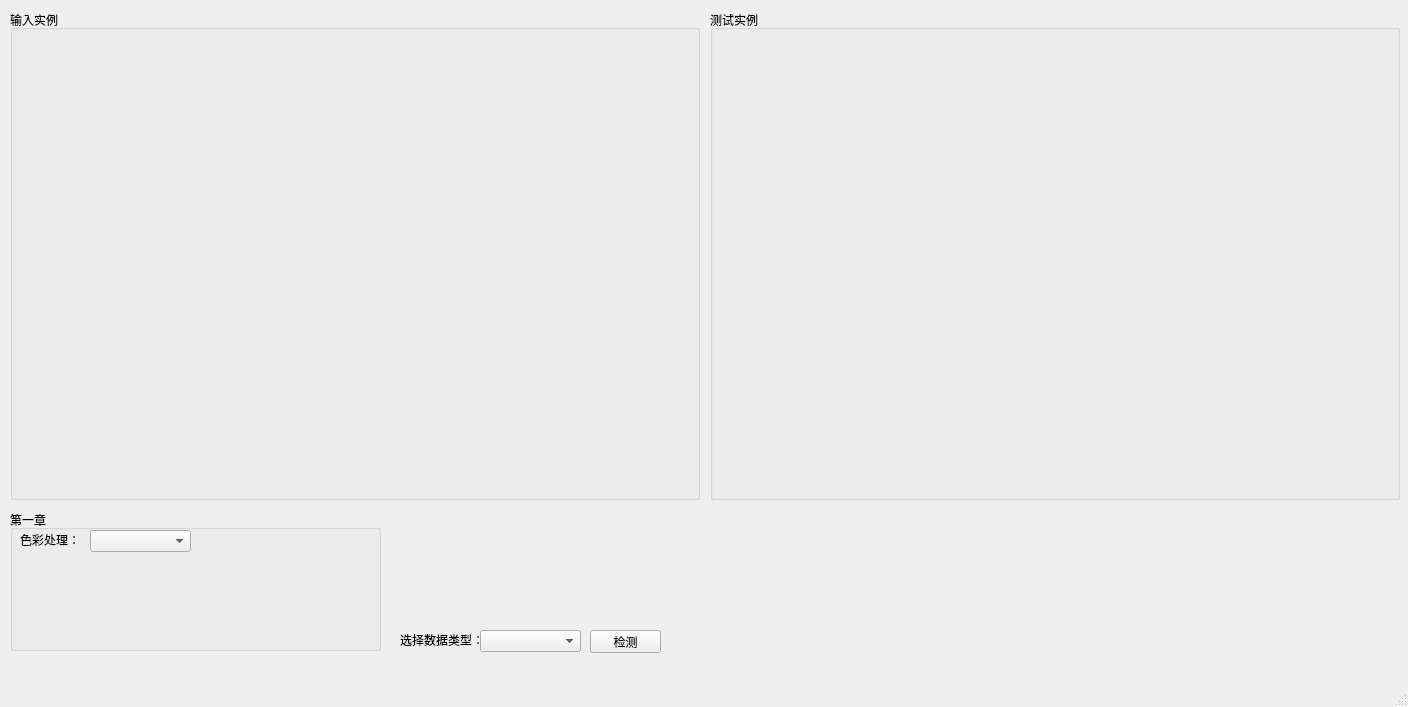
<?xml version="1.0" encoding="UTF-8"?>
<ui version="4.0">
 <class>MainWindow</class>
 <widget class="QMainWindow" name="MainWindow">
  <property name="geometry">
   <rect>
    <x>0</x>
    <y>0</y>
    <width>1408</width>
    <height>707</height>
   </rect>
  </property>
  <property name="windowTitle">
   <string>MainWindow</string>
  </property>
  <widget class="QWidget" name="centralwidget">
   <widget class="QGroupBox" name="groupBox_AftShow">
    <property name="geometry">
     <rect>
      <x>710</x>
      <y>10</y>
      <width>690</width>
      <height>490</height>
     </rect>
    </property>
    <property name="title">
     <string>测试实例</string>
    </property>
    <widget class="QLabel" name="label_AftPicShow">
     <property name="geometry">
      <rect>
       <x>10</x>
       <y>20</y>
       <width>670</width>
       <height>460</height>
      </rect>
     </property>
     <property name="text">
      <string/>
     </property>
    </widget>
   </widget>
   <widget class="QGroupBox" name="groupBox_PreShow">
    <property name="geometry">
     <rect>
      <x>10</x>
      <y>10</y>
      <width>690</width>
      <height>490</height>
     </rect>
    </property>
    <property name="title">
     <string>输入实例</string>
    </property>
    <widget class="QLabel" name="label_PrePicShow">
     <property name="geometry">
      <rect>
       <x>10</x>
       <y>20</y>
       <width>670</width>
       <height>460</height>
      </rect>
     </property>
     <property name="text">
      <string/>
     </property>
     <property name="scaledContents">
      <bool>true</bool>
     </property>
    </widget>
   </widget>
   <widget class="QGroupBox" name="groupBox">
    <property name="geometry">
     <rect>
      <x>10</x>
      <y>510</y>
      <width>371</width>
      <height>141</height>
     </rect>
    </property>
    <property name="title">
     <string>第一章</string>
    </property>
    <widget class="QLabel" name="label_datatype_2">
     <property name="geometry">
      <rect>
       <x>10</x>
       <y>20</y>
       <width>61</width>
       <height>20</height>
      </rect>
     </property>
     <property name="text">
      <string>色彩处理：</string>
     </property>
    </widget>
    <widget class="QComboBox" name="comboBox_ColorDeal">
     <property name="geometry">
      <rect>
       <x>80</x>
       <y>20</y>
       <width>101</width>
       <height>22</height>
      </rect>
     </property>
     <item>
      <property name="text">
       <string/>
      </property>
     </item>
     <item>
      <property name="text">
       <string>反色处理</string>
      </property>
     </item>
     <item>
      <property name="text">
       <string>灰值化</string>
      </property>
     </item>
     <item>
      <property name="text">
       <string>Lab颜色模型</string>
      </property>
     </item>
     <item>
      <property name="text">
       <string>YCrCb颜色模型</string>
      </property>
     </item>
     <item>
      <property name="text">
       <string>HSI颜色模型</string>
      </property>
     </item>
    </widget>
   </widget>
   <widget class="QLabel" name="label_datatype">
    <property name="geometry">
     <rect>
      <x>400</x>
      <y>630</y>
      <width>81</width>
      <height>20</height>
     </rect>
    </property>
    <property name="text">
     <string>选择数据类型：</string>
    </property>
   </widget>
   <widget class="QPushButton" name="pushButton_VideoDisplay">
    <property name="geometry">
     <rect>
      <x>590</x>
      <y>630</y>
      <width>71</width>
      <height>23</height>
     </rect>
    </property>
    <property name="text">
     <string>检测</string>
    </property>
   </widget>
   <widget class="QComboBox" name="comboBox_SelectData">
    <property name="geometry">
     <rect>
      <x>480</x>
      <y>630</y>
      <width>101</width>
      <height>22</height>
     </rect>
    </property>
    <item>
     <property name="text">
      <string/>
     </property>
    </item>
    <item>
     <property name="text">
      <string>读入图像</string>
     </property>
    </item>
    <item>
     <property name="text">
      <string>读入本地视频</string>
     </property>
    </item>
   </widget>
  </widget>
  <widget class="QMenuBar" name="menubar">
   <property name="geometry">
    <rect>
     <x>0</x>
     <y>0</y>
     <width>1408</width>
     <height>23</height>
    </rect>
   </property>
  </widget>
  <widget class="QStatusBar" name="statusbar"/>
 </widget>
 <resources/>
 <connections>
  <connection>
   <sender>comboBox_SelectData</sender>
   <signal>currentIndexChanged(int)</signal>
   <receiver>MainWindow</receiver>
   <slot>onbuttonclick_selectDataType()</slot>
   <hints>
    <hint type="sourcelabel">
     <x>562</x>
     <y>674</y>
    </hint>
    <hint type="destinationlabel">
     <x>6</x>
     <y>632</y>
    </hint>
   </hints>
  </connection>
  <connection>
   <sender>pushButton_VideoDisplay</sender>
   <signal>clicked()</signal>
   <receiver>MainWindow</receiver>
   <slot>onbuttonclick_videodisplay()</slot>
   <hints>
    <hint type="sourcelabel">
     <x>634</x>
     <y>675</y>
    </hint>
    <hint type="destinationlabel">
     <x>5</x>
     <y>553</y>
    </hint>
   </hints>
  </connection>
  <connection>
   <sender>comboBox_ColorDeal</sender>
   <signal>currentIndexChanged(int)</signal>
   <receiver>MainWindow</receiver>
   <slot>oncombox_selectColorType()</slot>
   <hints>
    <hint type="sourcelabel">
     <x>169</x>
     <y>566</y>
    </hint>
    <hint type="destinationlabel">
     <x>461</x>
     <y>587</y>
    </hint>
   </hints>
  </connection>
 </connections>
 <slots>
  <signal>clicked()</signal>
  <slot>onbuttonclick_picdetect()</slot>
  <slot>onbuttonclick_videodetect()</slot>
  <slot>onbuttonclick_selectDataType()</slot>
  <slot>onbuttonclick_videodisplay()</slot>
  <slot>onbuttonclick_videopause()</slot>
  <slot>onbuttonclick_selectDetect()</slot>
  <slot>oncombox_selectColorType()</slot>
 </slots>
</ui>
